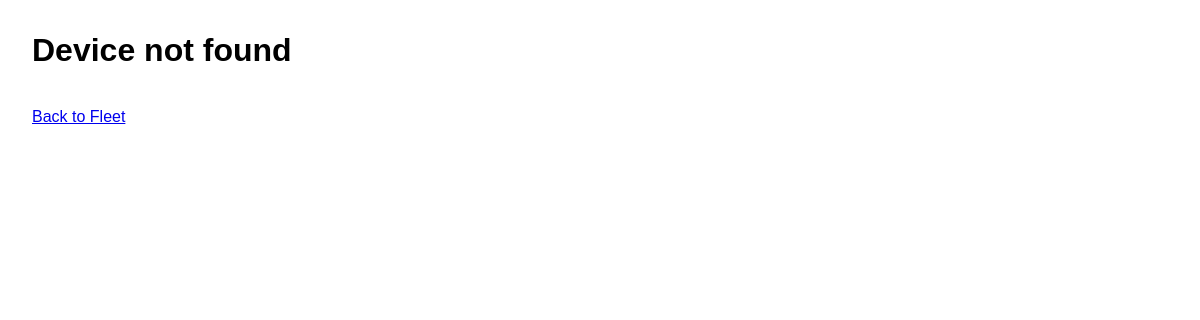
/devices/f77c242c-411a-4a75-804d-24a003cf7411, run on an earlier commit of the app's database.
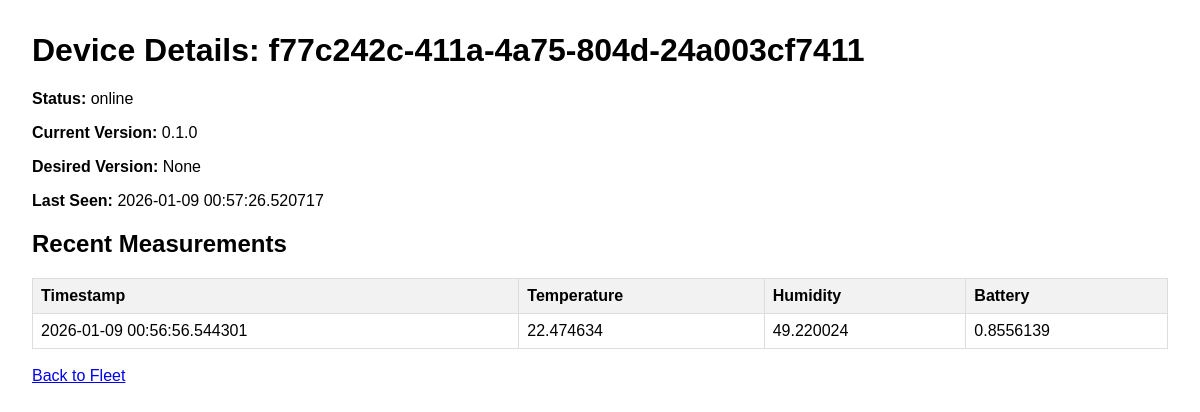
And on a later commit of the database.
### app/models.py (models this page shows)
class Device(Base):
    __tablename__ = "devices"
    id = Column(String, primary_key=True, index=True)
    current_version = Column(String)
    desired_version = Column(String)
    last_seen = Column(DateTime, default=datetime.datetime.utcnow)
    status = Column(String)
    measurements = relationship("Measurement", back_populates="device")

class Measurement(Base):
    __tablename__ = "measurements"
    id = Column(Integer, primary_key=True, index=True)
    device_id = Column(String, ForeignKey("devices.id"))
    timestamp = Column(DateTime, default=datetime.datetime.utcnow)
    temp = Column(Float)
    humidity = Column(Float)
    battery = Column(Float)
    sequence_number = Column(Integer)
    device = relationship("Device", back_populates="measurements")

### app/ui/views.py (the view)
@router.get("/devices/{device_id}", response_class=HTMLResponse)
async def read_device(request: Request, device_id: str, db: Session = Depends(get_db)):
    device = db.query(models.Device).filter(models.Device.id == device_id).first()
    if device:
        measurements = db.query(models.Measurement).filter(models.Measurement.device_id == device_id).order_by(models.Measurement.timestamp.desc()).limit(20).all()
    else:
        measurements = []
    return templates.TemplateResponse("device_detail.html", {"request": request, "device": device, "measurements": measurements})

### app/ui/templates/device_detail.html (shortened to what this page needs)
<!DOCTYPE html>
<html>
<head>
    <link rel="stylesheet" href="/static/main.css">
</head>
<body>
    {% if device %}
    <h1>Device Details: {{ device.id }}</h1>
    <p><strong>Status:</strong> {{ device.status }}</p>
    <p><strong>Current Version:</strong> {{ device.current_version }}</p>
    <p><strong>Desired Version:</strong> {{ device.desired_version }}</p>
    <p><strong>Last Seen:</strong> {{ device.last_seen }}</p>
    <h2>Recent Measurements</h2>
    <table>
        <thead>
            <tr>
                <th>Timestamp</th>
                <th>Temperature</th>
                <th>Humidity</th>
                <th>Battery</th>
            </tr>
        </thead>
        <tbody>
            {% for m in measurements %}
            <tr>
                <td>{{ m.timestamp }}</td>
                <td>{{ m.temp }}</td>
                <td>{{ m.humidity }}</td>
                <td>{{ m.battery }}</td>
            </tr>
            {% endfor %}
        </tbody>
    </table>
    {% else %}
    <h1>Device not found</h1>
    {% endif %}
    <br>
    <a href="/">Back to Fleet</a>
</body>
</html>

### app/ui/static/main.css (style rules this page uses)
body { font-family: sans-serif; margin: 2em; }
table { width: 100%; border-collapse: collapse; }
th, td { border: 1px solid #dddddd; text-align: left; padding: 8px; }
thead { background-color: #f2f2f2; }

What changed in the data, as far as the page shows it:
added Device: id "f77c242c-411a-4a75-804d-24a003cf7411", status "online", current_version "0.1.0", desired_version "None", last_seen "2026-01-09 00:57:26.520717"
added Measurement: timestamp "2026-01-09 00:56:56.544301", temp "22.474634", humidity "49.220024", battery "0.8556139"
Also different on the page:
text no longer shown: "Device not found"
text now shown: "Device Details: Status: Current Version: Desired Version: Last Seen: Recent Measurements Timestamp Temperature Humidity Battery"
